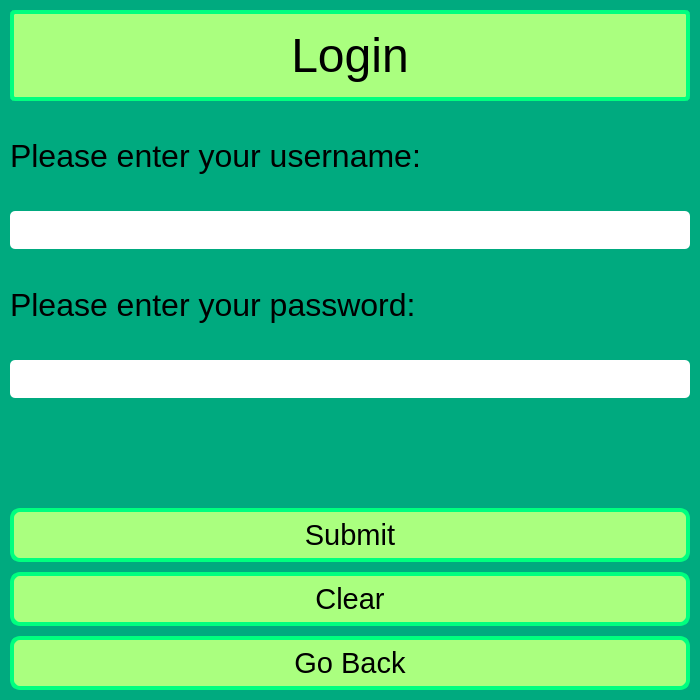
<?xml version="1.0" encoding="UTF-8"?>
<ui version="4.0">
 <class>LoginWindow</class>
 <widget class="QMainWindow" name="LoginWindow">
  <property name="geometry">
   <rect>
    <x>0</x>
    <y>0</y>
    <width>700</width>
    <height>700</height>
   </rect>
  </property>
  <property name="minimumSize">
   <size>
    <width>600</width>
    <height>600</height>
   </size>
  </property>
  <property name="windowTitle">
   <string>Login</string>
  </property>
  <property name="styleSheet">
   <string notr="true">QWidget {
	background-color: rgb(0, 170, 127);
}

#window_title_label {
	background-color: rgb(170, 255, 127);
	border-width: 4px;
	border-radius: 10px;
	border-style: solid;
	border-color: rgb(0, 255, 127);
	min-width: 10em;
	padding: 6px;
	border-radius: 5px;
}

#error_label {
	color: rgb(255, 0, 0);
	font: 20pt &quot;MS UI Gothic&quot;;
	text-decoration: underline;
}

QPushButton {
	background-color: rgb(170, 255, 127);;
	border-style: solid;
	border-width: 4px;
	border-radius: 10px;
	border-color:  rgb(0, 255, 127);
	min-width: 10em;
	padding: 6px;
}

QPushButton:Hover {
	background-color: rgb(85, 255, 0);
	border-color: rgb(85, 170, 0);
}

QPushButton:pressed {
	background-color: rgb(85, 255, 127);
	border-color: rgb(85, 170, 0);
}

QLineEdit {
	background-color: rgb(255,255,255);
	border-radius: 5px
}
</string>
  </property>
  <widget class="QWidget" name="centralwidget">
   <layout class="QVBoxLayout" name="verticalLayout">
    <property name="spacing">
     <number>10</number>
    </property>
    <property name="leftMargin">
     <number>10</number>
    </property>
    <property name="topMargin">
     <number>10</number>
    </property>
    <property name="rightMargin">
     <number>10</number>
    </property>
    <property name="bottomMargin">
     <number>10</number>
    </property>
    <item>
     <widget class="QLabel" name="window_title_label">
      <property name="font">
       <font>
        <family>MS UI Gothic</family>
        <pointsize>36</pointsize>
       </font>
      </property>
      <property name="styleSheet">
       <string notr="true"/>
      </property>
      <property name="text">
       <string>Login</string>
      </property>
      <property name="scaledContents">
       <bool>false</bool>
      </property>
      <property name="alignment">
       <set>Qt::AlignCenter</set>
      </property>
      <property name="indent">
       <number>-3</number>
      </property>
     </widget>
    </item>
    <item>
     <widget class="QLabel" name="username_label">
      <property name="font">
       <font>
        <family>MS UI Gothic</family>
        <pointsize>24</pointsize>
       </font>
      </property>
      <property name="styleSheet">
       <string notr="true"/>
      </property>
      <property name="text">
       <string>Please enter your username:</string>
      </property>
      <property name="scaledContents">
       <bool>false</bool>
      </property>
      <property name="indent">
       <number>-3</number>
      </property>
     </widget>
    </item>
    <item>
     <widget class="QLineEdit" name="username_input">
      <property name="font">
       <font>
        <family>MS UI Gothic</family>
        <pointsize>24</pointsize>
       </font>
      </property>
     </widget>
    </item>
    <item>
     <widget class="QLabel" name="password_label">
      <property name="font">
       <font>
        <family>MS UI Gothic</family>
        <pointsize>24</pointsize>
       </font>
      </property>
      <property name="styleSheet">
       <string notr="true"/>
      </property>
      <property name="text">
       <string>Please enter your password:</string>
      </property>
      <property name="scaledContents">
       <bool>false</bool>
      </property>
      <property name="indent">
       <number>-3</number>
      </property>
     </widget>
    </item>
    <item>
     <widget class="QLineEdit" name="password_input">
      <property name="font">
       <font>
        <family>MS UI Gothic</family>
        <pointsize>24</pointsize>
       </font>
      </property>
      <property name="echoMode">
       <enum>QLineEdit::Password</enum>
      </property>
     </widget>
    </item>
    <item>
     <widget class="QLabel" name="error_label">
      <property name="text">
       <string/>
      </property>
     </widget>
    </item>
    <item>
     <widget class="QPushButton" name="submit_button">
      <property name="font">
       <font>
        <family>MS UI Gothic</family>
        <pointsize>22</pointsize>
       </font>
      </property>
      <property name="cursor">
       <cursorShape>PointingHandCursor</cursorShape>
      </property>
      <property name="styleSheet">
       <string notr="true"/>
      </property>
      <property name="text">
       <string>Submit</string>
      </property>
     </widget>
    </item>
    <item>
     <widget class="QPushButton" name="clear_button">
      <property name="font">
       <font>
        <family>MS UI Gothic</family>
        <pointsize>22</pointsize>
       </font>
      </property>
      <property name="cursor">
       <cursorShape>PointingHandCursor</cursorShape>
      </property>
      <property name="text">
       <string>Clear</string>
      </property>
     </widget>
    </item>
    <item>
     <widget class="QPushButton" name="back_button">
      <property name="font">
       <font>
        <family>MS UI Gothic</family>
        <pointsize>22</pointsize>
       </font>
      </property>
      <property name="cursor">
       <cursorShape>PointingHandCursor</cursorShape>
      </property>
      <property name="text">
       <string>Go Back</string>
      </property>
     </widget>
    </item>
   </layout>
  </widget>
 </widget>
 <resources/>
 <connections/>
</ui>
